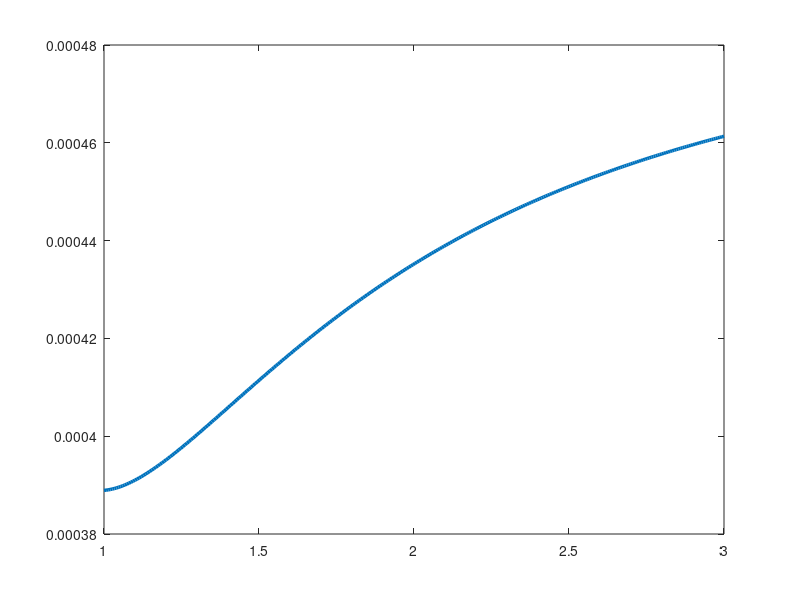

Recreate this plot in MATLAB. (Note: this script raises an error after producing the figure.)
clear
clc
%改变Bxy=0  for a fully polarized source
%delta_ratio= delta_xx/delta_yy
%%
sigma_S=0.01; %the effective beamwidth
delta_xx=0.02;
%delta_yy=0.045;
%delta_yy=delta_xx/1.2;
Ax=1;
Ay=Ax;
Bxy=0; 
%%
%for i=1:5
%%   
%min=((delta_xx^2+delta_yy^2)/2)^0.5;
%max=((delta_xx*delta_yy)/Bxy)^0.5;
%mmax=((delta_xx*delta_yy)/Bxy)^0.5+0.0001;
N=300;
%delta_xy=linspace(min,max,N);     
delta_ratio=linspace(1,3,N);    
Sintillation_focus=zeros(N);
%delta_xy=min:0.0001:max;
%%
Sintillation_in=((Ax.^2).^2+2.*(Ax.*Ay.*Bxy).^2+(Ay.^2).^2)./((Ax.^2+Ay^2).^2);
%%
omiga_xx=((1/(4*sigma_S^2))+(1/(delta_xx^2)))^(-0.5);
omiga_yy=((1./(4.*sigma_S^2))+(1./((delta_ratio.*delta_xx).^2))).^(-0.5);
%omiga_xy=((1/(4.*sigma_S.^2))+(1./(delta_xy.^2))).^(-0.5);
Sintillation_focus=((Ax.*omiga_xx).^4+(Ay.*omiga_yy).^4)./((Ax.^2.*omiga_xx.^2+Ay^2.*omiga_yy).^2);

%%
plot(delta_ratio,Sintillation_focus,'Linewidth',2.5)
%
ax = gca();
ax.YRuler.Exponent = -4; 
ax.YRuler.TickLabelFormat = '%.2f';
%
ax = gca();
ax.XRuler.Exponent = 0; 
ax.XRuler.TickLabelFormat = '%.2f';
%hold on
xlabel('\delta_{\itxx}/\delta_{\ityy}','Fontsize',20,'Fontname','Times');
ylabel('\sigma_{\itF}^2','Fontsize',20,'Fontname','Times');
set(gca,'fontname','Times New Roman','FontSize',16);
set(gca,'fontname','Times New Roman','FontSize',16);
%set(gca,'XTick',[min,0.033,0.036,0.039,0.042,0.045,mmax],'fontname','Times New Roman','FontSize',20);
%set(gca,'YTick',[0.5,0.6,0.7,0.8,0.9,1],'fontname','Times New Roman','FontSize',20);
%xlim([min,mmax]),
%ylim([0.5,1])

%set(gca,'xTickLabel',num2str(get(gca,'XTick')'))
%set(gca,'yTickLabel',num2str(get(gca,'YTick')'))
%xtickformat('%.4f')

%ylim([0,1]);
%set(gca,'Linewidth',3,'Fontname','Times','Fontsize',17,'Fontweight','Bold','Ytick',[0,0.5,1],'Color','blue',);
title('For an unpolarized source A_{\itx}=A_{\ity} and B_{\itxy}=0','fontname','Times New Roman','FontSize',20)

%%
%Ox=[min, max];
%Oy=[Sintillation_in, Sintillation_in];
%Oz=[1,2];
%plot(Ox,Oy,'Linewidth',2.5,'LineStyle','--','color',c(i,:));
%hold on
%p1.LineWidth = 1;
%end

%%

%%
%hold on
%legend('|B_{xy}|=0.4','','|B_{xy}|=0.5','','|B_{xy}|=0.6','','|B_{xy}|=0.7','','|B_{xy}|=0.8','')
